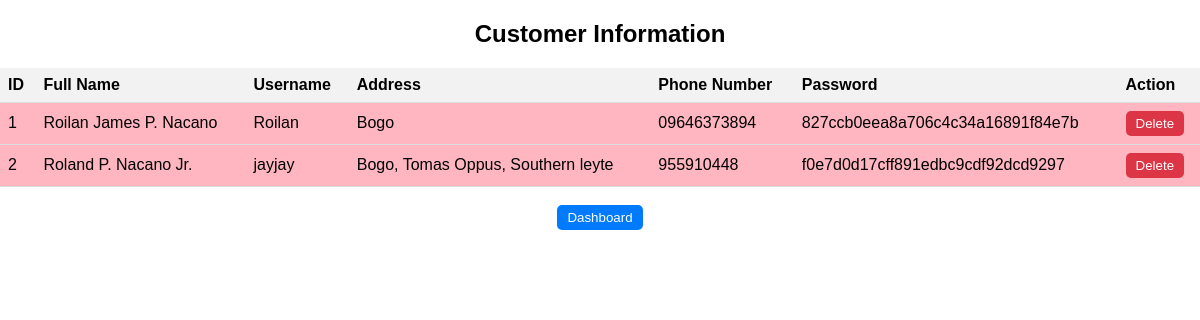
Page /admin/customers.php on the committed database.
### tables this page shows
CREATE TABLE `customers` (
  `id` int NOT NULL,
  `fullname` varchar(100) DEFAULT NULL,
  `username` varchar(100) DEFAULT NULL,
  `address` varchar(100) DEFAULT NULL,
  `phone_number` varchar(11) DEFAULT NULL,
  `password` varchar(100) DEFAULT NULL
);

### admin/customers.php (the view, shortened to what this page needs)
<!DOCTYPE html>
<html>
<head>
</head>
<body>
<center>
<h2>Customer Information</h2>
</center>
<table>
    <tr>
        <th>ID</th>
        <th>Full Name</th>
        <th>Username</th>
        <th>Address</th>
        <th>Phone Number</th>
        <th>Password</th>
        <th>Action</th>
    </tr>
    <?php
    include "../config.php";
    $sql = "SELECT * FROM customers";
    $result = $conn->query($sql);
    if ($result->num_rows > 0) {
        while ($row = $result->fetch_assoc()) {
            echo "<tr>";
            echo "<td>" . $row["id"] . "</td>";
            echo "<td>" . $row["fullname"] . "</td>";
            echo "<td>" . $row["username"] . "</td>";
            echo "<td>" . $row["address"] . "</td>";
            echo "<td>" . $row["phone_number"] . "</td>";
            echo "<td>" . $row["password"] . "</td>";
            echo "<td>";
            echo "<form action='delete_customer.php' method='post'>";
            echo "<button class='delete-btn' type='submit'>Delete</button>";
            echo "</form>";
            echo "</td>";
            echo "</tr>";
        }
    } else {
        echo "<tr><td colspan='7'>No customers found.</td></tr>";
    }
    ?>
</table>
<br>
<center>
    <button class="dashboard-btn" onclick="window.location.href='dashboard.php'">Dashboard</button>
</center>
</body>
</html>

### admin/customers.php (style rules this page uses)
body { font-family: 'Arial', sans-serif; margin: 0; padding: 0; background-image: url(../img/22.jpg); background-size: cover; background-repeat: no-repeat; }
table { width: 100%; border-collapse: collapse; }
th, td { padding: 8px; text-align: left; border-bottom: 1px solid #ddd; }
th { background-color: #f2f2f2; }
td { background-color: lightpink; }
.delete-btn { background-color: #dc3545; color: white; border: none; padding: 5px 10px; cursor: pointer; border-radius: 5px; }
.dashboard-btn { background-color: #007bff; color: white; border: none; padding: 5px 10px; cursor: pointer; border-radius: 5px; }

### rows in the picture
customers: id "1", fullname "Roilan James P. Nacano", username "Roilan", address "Bogo", phone_number "09646373894", password "827ccb0eea8a706c4c34a16891f84e7b"
customers: id "2", fullname "Roland P. Nacano Jr.", username "jayjay", address "Bogo, Tomas Oppus, Southern leyte", phone_number "955910448", password "f0e7d0d17cff891edbc9cdf92dcd9297"
